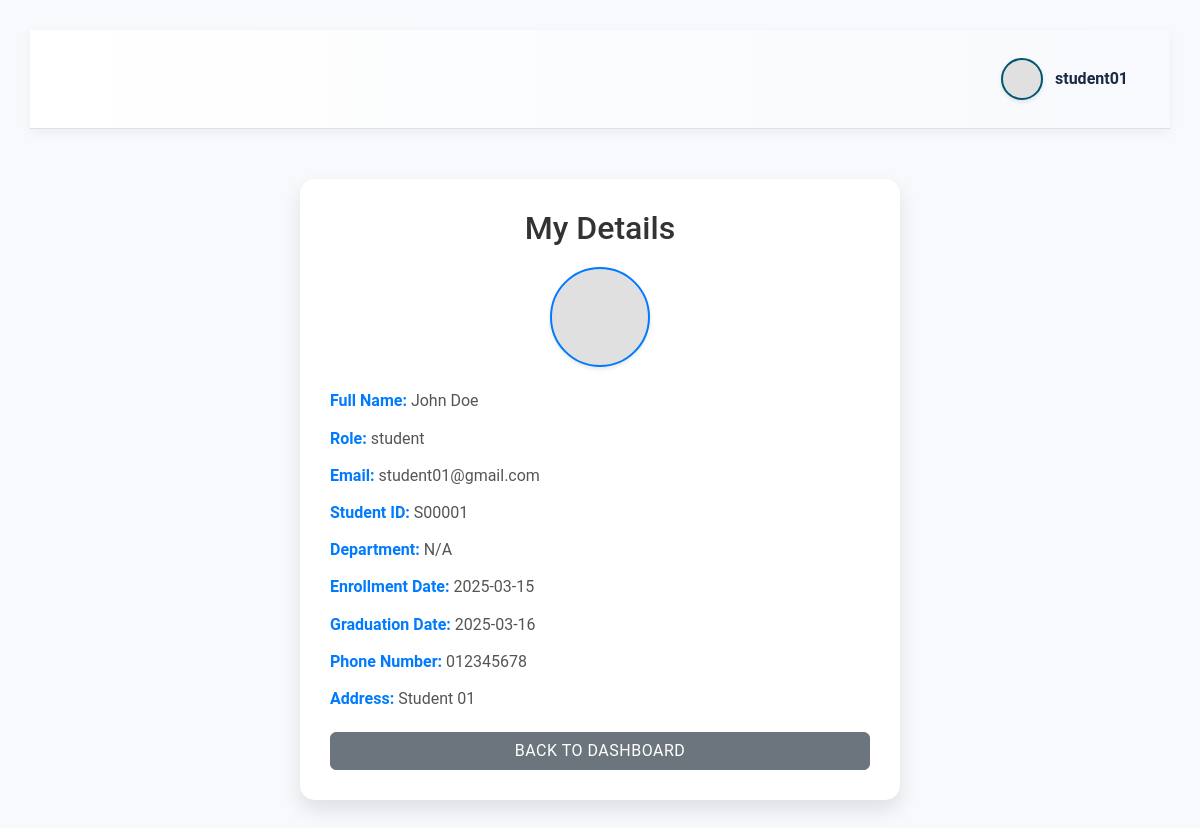
The page /my_details.php (signed in) on the database its author committed.
### tables this page shows
CREATE TABLE `users` (
  `id` int NOT NULL AUTO_INCREMENT,
  `username` varchar(50) NOT NULL,
  `email` varchar(100) NOT NULL,
  `password` varchar(255) NOT NULL,
  `role` enum('admin','student','teacher') NOT NULL DEFAULT 'student',
  `is_active` tinyint(1) DEFAULT '1',
  `last_login` timestamp NULL DEFAULT NULL,
  `password_reset_token` varchar(100) DEFAULT NULL,
  `password_reset_expiry` timestamp NULL DEFAULT NULL,
  `created_at` timestamp NULL DEFAULT CURRENT_TIMESTAMP,
  `updated_at` timestamp NULL DEFAULT CURRENT_TIMESTAMP ON UPDATE CURRENT_TIMESTAMP,
  `profile_image` varchar(255) DEFAULT NULL,
  PRIMARY KEY (`id`),
  UNIQUE KEY `username` (`username`),
  UNIQUE KEY `email` (`email`),
  KEY `idx_username` (`username`)
);

CREATE TABLE `student_details` (
  `id` int NOT NULL AUTO_INCREMENT,
  `user_id` int NOT NULL,
  `full_name` varchar(100) NOT NULL,
  `student_id` varchar(20) NOT NULL,
  `enrollment_date` date NOT NULL,
  `graduation_date` date NOT NULL,
  `phone_number` varchar(20) DEFAULT NULL,
  `address` text,
  `course_id` int NOT NULL,
  PRIMARY KEY (`id`),
  UNIQUE KEY `student_id` (`student_id`),
  KEY `user_id` (`user_id`),
  KEY `idx_student_id` (`student_id`),
  KEY `idx_graduation_date` (`graduation_date`),
  KEY `course_id` (`course_id`),
  CONSTRAINT `student_details_ibfk_1` FOREIGN KEY (`user_id`) REFERENCES `users` (`id`) ON DELETE CASCADE,
  CONSTRAINT `student_details_ibfk_2` FOREIGN KEY (`course_id`) REFERENCES `courses` (`id`)
);

### functions.php (called while the page is built, shortened)
<?php
require_once 'config.php';
function getStudentDetails() {
    global $pdo;
    try {
        $userId = $_SESSION['role'] === 'student' ? $_SESSION['user_id'] : null;
        $studentId = $_SESSION['role'] === 'admin' && isset($_POST['student_id']) ? $_POST['student_id'] : null;
        $query = "SELECT sd.*, u.last_login, u.profile_image, u.email, u.id as user_id FROM student_details sd JOIN users u ON sd.user_id = u.id WHERE ";
        $params = [];
        if ($_SESSION['role'] === 'student') {
            $query .= "sd.user_id = ?";
            $params[] = $userId;
        } else {
            $query .= "sd.student_id = ?";
            $params[] = $studentId;
        }
        $stmt = $pdo->prepare($query);
        $stmt->execute($params);
        $student = $stmt->fetch(PDO::FETCH_ASSOC);
        if ($student) {
            $stmt = $pdo->prepare("
                SELECT c.class_name, co.course_name, c.schedule_time, c.room_number, e.status, c.schedule_start_date, c.schedule_end_date
                FROM enrollments e
                JOIN class c ON e.class_id = c.id
                JOIN courses co ON c.course_id = co.id
                WHERE e.student_id = (SELECT id FROM student_details WHERE user_id = ?)
            ");
            $stmt->execute([$userId ?? $student['user_id']]);
            $student['enrollments'] = $stmt->fetchAll(PDO::FETCH_ASSOC);
            $stmt = $pdo->prepare("
                SELECT
                    g.academic_year,
                    AVG(g.gpa_value) as year_gpa,
                    COUNT(g.id) as grade_count
                FROM grades g
                WHERE g.student_id = (SELECT id FROM student_details WHERE user_id = ?)
                GROUP BY g.academic_year
            ");
            $stmt->execute([$userId ?? $student['user_id']]);
            $student['gpa_by_year'] = $stmt->fetchAll(PDO::FETCH_ASSOC);
            $stmt = $pdo->prepare("
                SELECT
                    g.score,
                    g.grade,
                    g.gpa_value,
                    c.class_name,
                    co.course_name
                FROM grades g
                JOIN class c ON g.class_id = c.id
                JOIN courses co ON c.course_id = co.id
                WHERE g.student_id = (SELECT id FROM student_details WHERE user_id = ?)
            ");
            $stmt->execute([$userId ?? $student['user_id']]);
            $student['subject_grades'] = $stmt->fetchAll(PDO::FETCH_ASSOC);
        }
        return $student;
    } catch (PDOException $e) {
        return "Database error: " . $e->getMessage();
    }
}
?>

### my_details.php (the view, shortened to what this page needs)
<?php
require_once 'functions.php';
include 'templates/header.php';
$details = ($_SESSION['role'] === 'student') ? getStudentDetails() : getTeacherDetails();
?>
<!DOCTYPE html>
<html>
<head>
    <link href="https://cdn.jsdelivr.net/npm/bootstrap@5.3.3/dist/css/bootstrap.min.css" rel="stylesheet">
    <link rel="stylesheet" href="/school_management/includes/style.css">
</head>
<body>
    <div class="container">
        <div class="details-card">
            <h2>My Details</h2>
            <?php if ($details['profile_image']): ?>
                <div class="profile-image" style="background-image: url('<?php echo htmlspecialchars($details['profile_image']); ?>');"></div>
            <?php else: ?>
                <div class="profile-image" style="background-image: url('default-user.png');"></div>
            <?php endif; ?>
            <p><span class="label">Full Name:</span> <?php echo htmlspecialchars($details['full_name']); ?></p>
            <p><span class="label">Role:</span> <?php echo htmlspecialchars($_SESSION['role']); ?></p>
            <p><span class="label">Email:</span> <?php echo htmlspecialchars($details['email']); ?></p>
            <?php if ($_SESSION['role'] === 'student'): ?>
                <p><span class="label">Student ID:</span> <?php echo htmlspecialchars($details['student_id'] ?? 'N/A'); ?></p>
                <p><span class="label">Department:</span> <?php echo htmlspecialchars($details['department'] ?? 'N/A'); ?></p>
                <p><span class="label">Enrollment Date:</span> <?php echo htmlspecialchars($details['enrollment_date'] ?? 'N/A'); ?></p>
                <p><span class="label">Graduation Date:</span> <?php echo htmlspecialchars($details['graduation_date'] ?? 'N/A'); ?></p>
                <p><span class="label">Phone Number:</span> <?php echo htmlspecialchars($details['phone_number'] ?? 'N/A'); ?></p>
                <p><span class="label">Address:</span> <?php echo htmlspecialchars($details['address'] ?? 'N/A'); ?></p>
	    <?php endif; ?>
	    <button class="btn btn-secondary back-btn" onclick="window.location.href='index.php'">Back to Dashboard</button>
        </div>
    </div>
</body>
</html>

### templates/header.php (shortened to what this page needs)
<?php
require_once 'config.php';
$user_id = $_SESSION['user_id'] ?? null;
$username = 'Unknown';
$profile_image = 'default-user.png';
if ($user_id) {
    $stmt = $pdo->prepare("SELECT username, profile_image FROM users WHERE id = ?");
    $stmt->execute([$user_id]);
    $user = $stmt->fetch(PDO::FETCH_ASSOC);
    if ($user) {
        $username = htmlspecialchars($user['username']);
        $profile_image = $user['profile_image'] ?: 'default-user.png';
    }
}
?>
<!DOCTYPE html>
<html>
<head>
    <link rel="stylesheet" href="includes/style.css">
</head>
<body>
    <header>
        <div class="user-profile" onclick="toggleProfileMenu()">
            <div class="profile-image" style="background-image: url('<?php echo htmlspecialchars($profile_image); ?>');"></div>
            <span><?php echo $username; ?></span>
        </div>
    </header>

### includes/style.css (style rules this page uses)
body { font-family: 'Roboto', 'Helvetica Neue', Arial, sans-serif; margin: 0; padding: 30px; background-color: #f7f9fc; line-height: 1.7; color: #333333; }
.container { max-width: 1280px; margin: 0 auto; padding: 0 20px; }
button { background: #005670; color: white; border: none; padding: 12px 25px; cursor: pointer; border-radius: 6px; font-size: 15px; font-weight: 500; text-transform: uppercase; letter-spacing: 0.5px; transition: background 0.3s ease, box-shadow 0.3s ease, transform 0.2s ease; }
header { display: flex; justify-content: space-between; align-items: center; padding: 20px 30px; background: linear-gradient(to right, #ffffff, #f7f9fc); border-bottom: 1px solid #e0e0e0; box-shadow: 0 3px 10px rgba(0, 0, 0, 0.05); position: sticky; top: 0; z-index: 1000; }
.user-profile { position: relative; display: flex; align-items: center; cursor: pointer; padding: 8px 12px; border-radius: 20px; transition: background 0.2s ease; }
.profile-image { width: 42px; height: 42px; border-radius: 50%; background: #e0e0e0; background-size: cover; background-position: center; margin-right: 12px; border: 2px solid #005670; box-shadow: 0 2px 4px rgba(0, 0, 0, 0.1); }
.user-profile span { font-weight: 600; color: #1a2a44; }

### my_details.php (style rules this page uses)
.details-card { max-width: 600px; margin: 50px auto; padding: 30px; background: #ffffff; border-radius: 15px; box-shadow: 0 10px 20px rgba(0, 0, 0, 0.1); }
.details-card h2 { text-align: center; color: #333; margin-bottom: 20px; }
.details-card p { margin: 10px 0; font-size: 16px; color: #555; }
.details-card .label { font-weight: bold; color: #007bff; }
.details-card .profile-image { width: 100px; height: 100px; border-radius: 50%; background-size: cover; background-position: center; margin: 0 auto 20px; border: 2px solid #007bff; }
.details-card .back-btn { display: block; width: 100%; margin-top: 20px; text-align: center; }

### rows shown on the page
users: username "student01"
student_details: full_name "John Doe", user.email "student01@gmail.com", student "S00001", enrollment_date "2025-03-15", graduation_date "2025-03-16", phone_number "012345678", address "Student 01"

### other values the page prints
$_SESSION['role'] "student"
$details['department'] "N/A"
